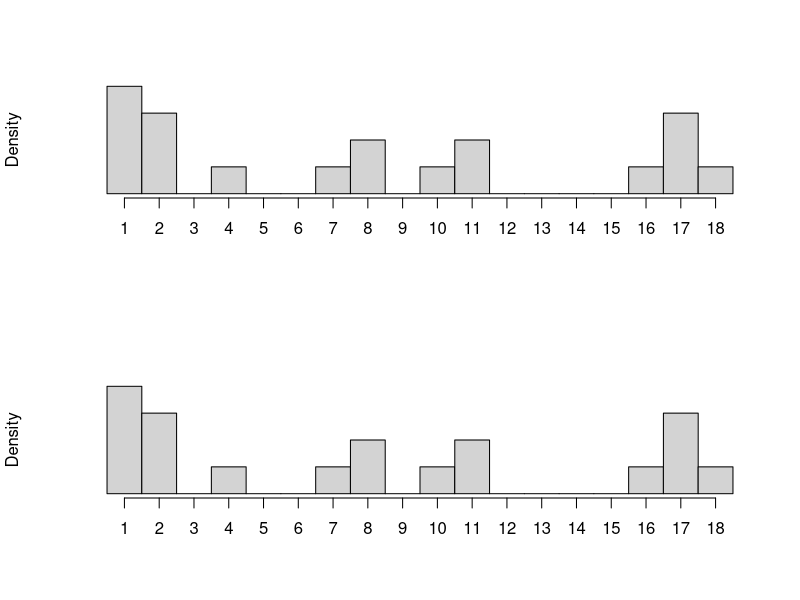
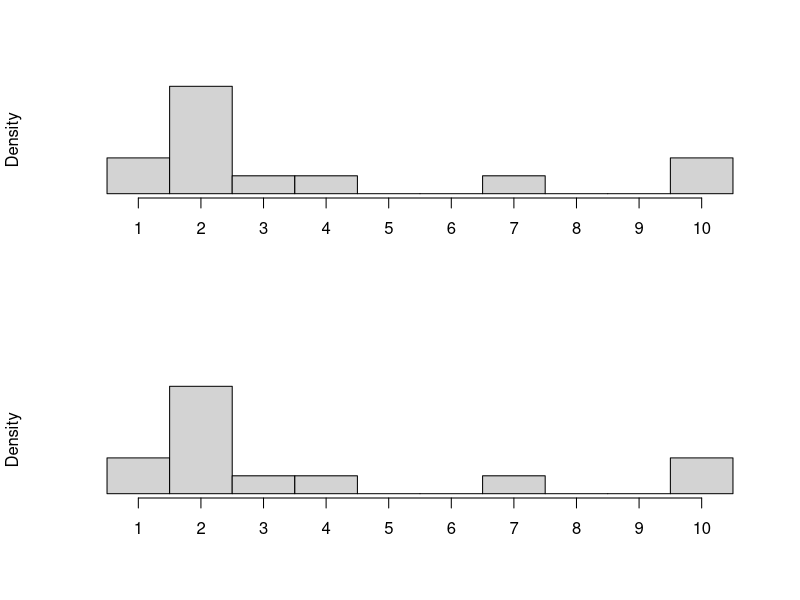
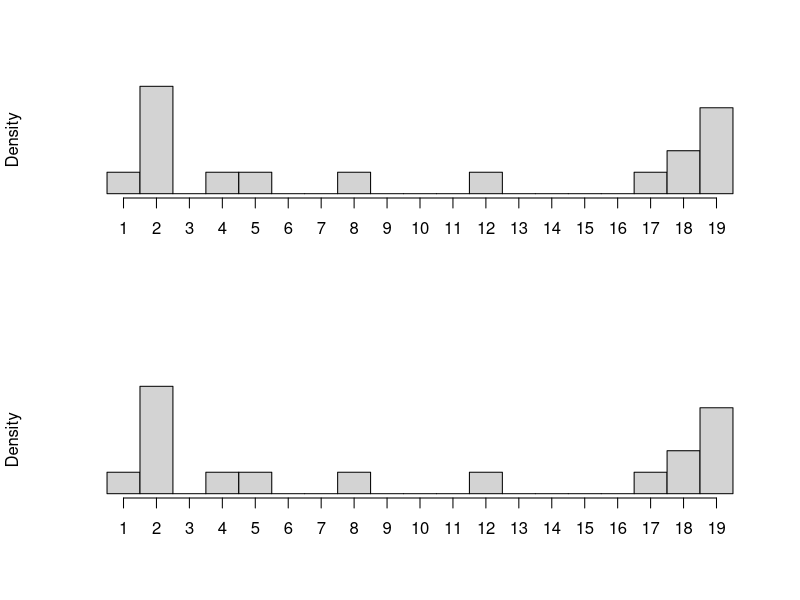
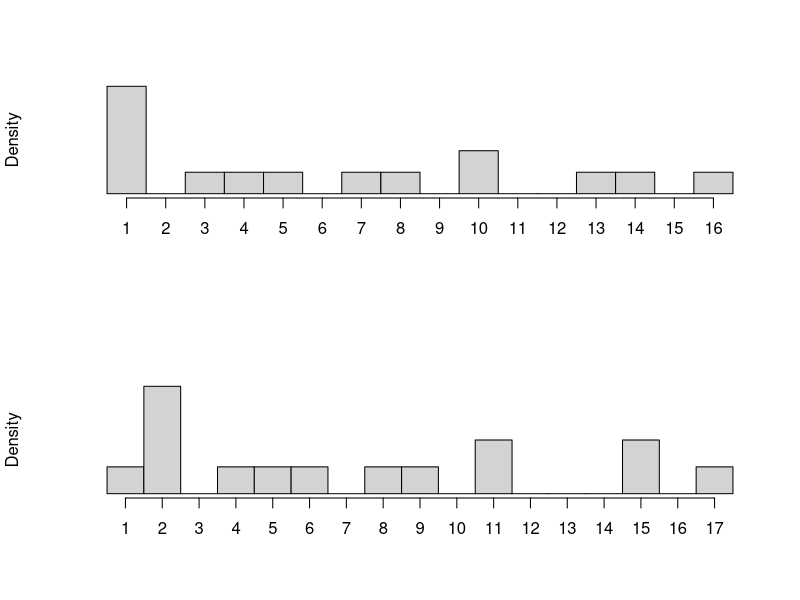
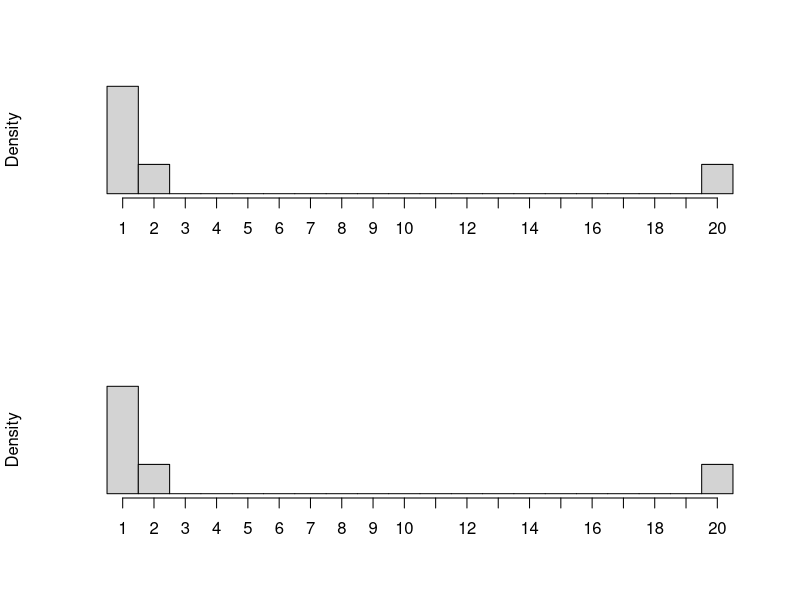

Recreate these plots in R, in order.
plot_vw <- function(vw1) {
    vw1_mat <- as.matrix(vw1)
    n <- ncol(vw1_mat)
    r <- hist(vw1_mat, breaks = n, axes = FALSE, prob = TRUE, main = "", xlab = "")
    axis(1, r$mid, as.character(1:length(r$mid)))
}

vw1 <- read.csv("Hitters_vw1.csv", header = FALSE)
vw2 <- read.csv("Hitters_vw2.csv", header = FALSE)

pdf("Hitters_histogram.pdf")
par(mfrow = c(2, 1))
plot_vw(vw1)
plot_vw(vw2)
dev.off()

vw1 <- read.csv("bodyfat_vw1.csv", header = FALSE)
vw2 <- read.csv("bodyfat_vw2.csv", header = FALSE)

pdf("bodyfat_histogram.pdf")
par(mfrow = c(2, 1))
plot_vw(vw1)
plot_vw(vw2)
dev.off()

vw1 <- read.csv("GradRate_vw1.csv", header = FALSE)
vw2 <- read.csv("GradRate_vw2.csv", header = FALSE)

pdf("GradRate_histogram.pdf")
par(mfrow = c(2, 1))
plot_vw(vw1)
plot_vw(vw2)
dev.off()

vw1 <- read.csv("USCrime_vw1.csv", header = FALSE)
vw2 <- read.csv("USCrime_vw2.csv", header = FALSE)

pdf("USCrime_histogram.pdf")
par(mfrow = c(2, 1))
plot_vw(vw1)
plot_vw(vw2)
dev.off()

vw1 <- read.csv("Wage_vw1.csv", header = FALSE)
vw2 <- read.csv("Wage_vw2.csv", header = FALSE)

pdf("Wage_histogram.pdf")
par(mfrow = c(2, 1))
plot_vw(vw1)
plot_vw(vw2)
dev.off()
